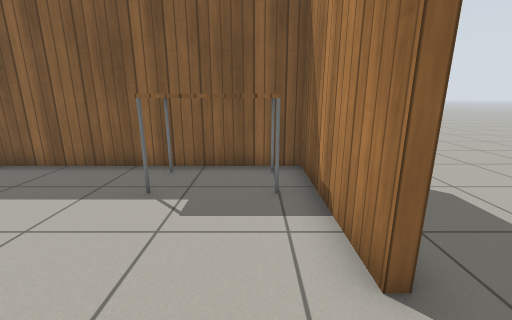
[1] (above)

14 first-person views from a walk through a Gazebo world. The camera is 1 m above the floor, tilts 14° down and sees 90° across. Floor lines are 1 m apart. The floor is counted in squares, 0.5 m on a side. Each view is taken from the middle of a square. On the plan, view 1 faces up. The plan holds only what a view shows up to about 16 squares ahead; the rest is blank. Simple patterns stand in for the simulator's built-in surfaces.

[2]
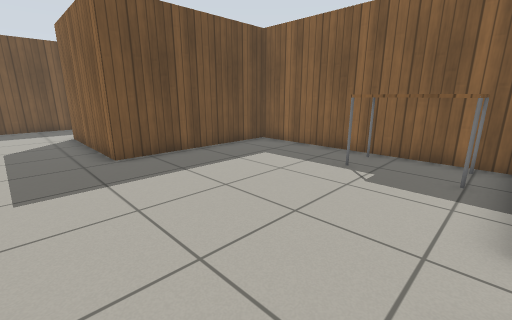

[3]
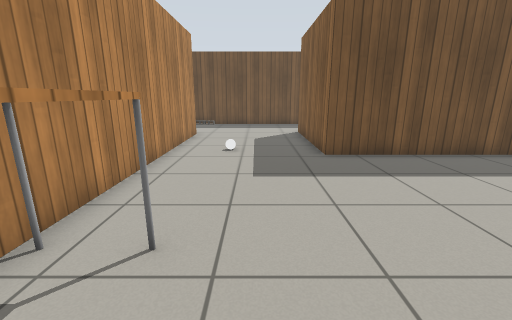

[4]
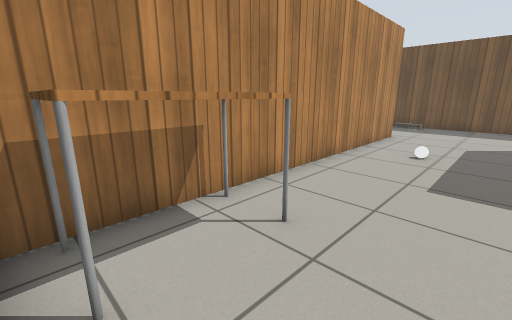

[5]
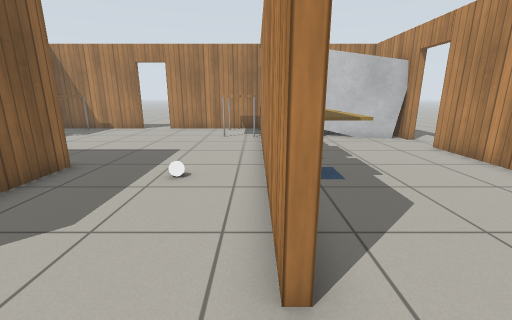

[6]
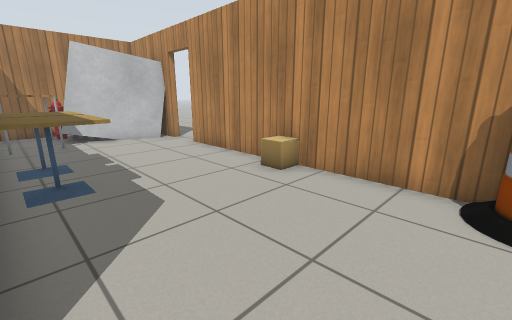

[7]
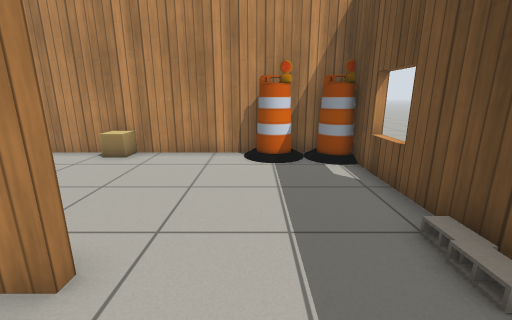

[8]
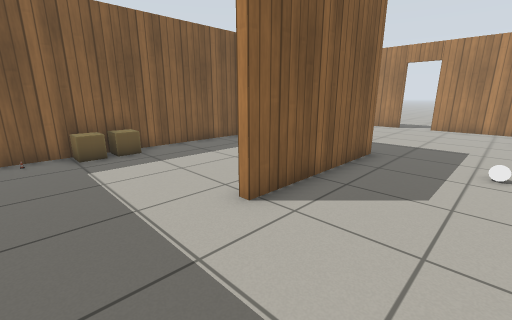

[9]
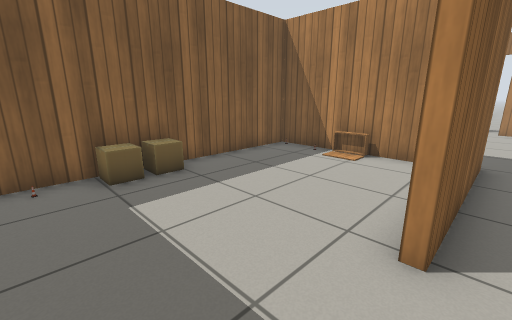

[10]
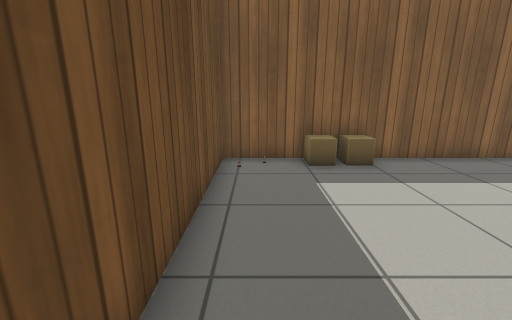

[11]
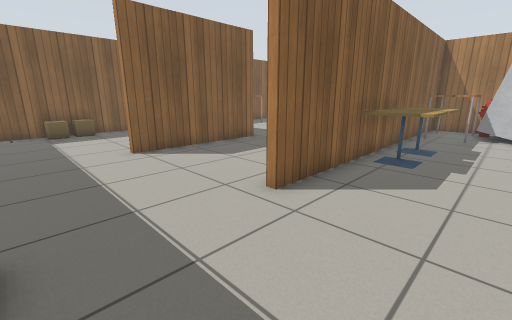

[12]
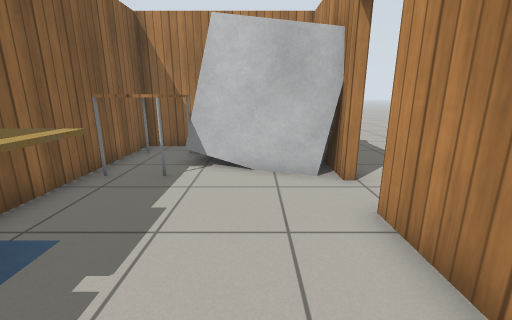

[13]
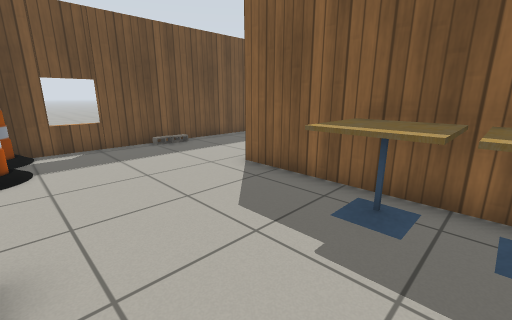

[14]
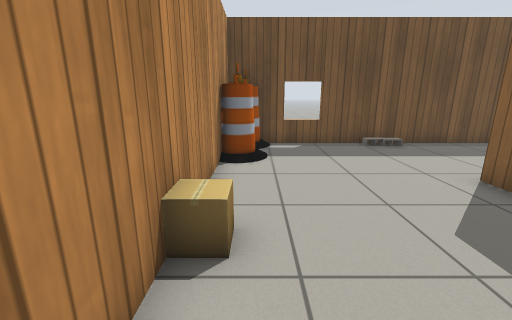

### Floor plan
Points are (right, up) in squares from view 1. A wall is a line through its corners. A room is listed if a view was taken in it or the views show most of it. See-through windows are left out.
Room 1 (views 1, 2, 3, 4, 5, 6, 7, 8, 9, 10, 11, 12, 13, 14)
walls: (-4.6, -5.2) (-3.4, -5.2); (-9.4, -5.6) (-13, -5.6); (-3.5, -5.6) (-4.6, -5.6); (-13, -5.2) (-9.4, -5.2); (-8.1, 3.6) (-8.1, 4.6); (0.6, -5.2) (1.3, -5.2) (1.3, 0.5); (-9.4, -12.1) (-4.7, -12.1); (-3.1, -12.1) (-2.5, -12.1); (1.3, -8.5) (1.3, -5.6); (1.3, 2.1) (1.3, 7.3) (-7.8, 7.3) (-7.8, 0.4) (-13.9, 0.4); (-15.6, -12.1) (-10.4, -12.1); (-18.1, 0.6) (-18.1, -10.6)
ways out: opening at (-16, 0) to room 2; open door at (-3.5, -12); open door at (1.5, 1.5)
objects: barrel (-16, -12) to (-16, -11); cafe table (-9, -7) to (-7, -6); white ball (-9, -3); other object (-8, 4); cafe table (-7, -7) to (-5, -6); table (-3, -8) to (0, -6); other object (-2, -12) to (-1, -9); table (-2, -5) to (0, -4); table (-2, 5) to (0, 6); fire hydrant (0, -8)
Room 2 (no view inside)
walls: (-15.5, 7.3) (-18.1, 7.3) (-18.1, 0.6); (-8.1, 4.6) (-8.1, 7.3) (-13.6, 7.3); (-8.1, 1.9) (-8.1, 3.6)
ways out: opening at (-16, 0) to room 1
objects: other object (-17, 6)

Where each view was taken, in squares from view 1:
view 1: 0 up, 0 right, facing up
view 2: 2 down, 1 right, facing up-left
view 3: 2 down, 1 right, facing left
view 4: 1 down, 1 right, facing down-left
view 5: 5 down, 15 left, facing right
view 6: 6 down, 15 left, facing down-right
view 7: 3 down, 15 left, facing down
view 8: 3 down, 17 left, facing up-right
view 9: 0 up, 17 left, facing up-right
view 10: 1 down, 17 left, facing up
view 11: 9 down, 17 left, facing up-right
view 12: 10 down, 9 left, facing right
view 13: 11 down, 7 left, facing up-left
view 14: 11 down, 7 left, facing left
